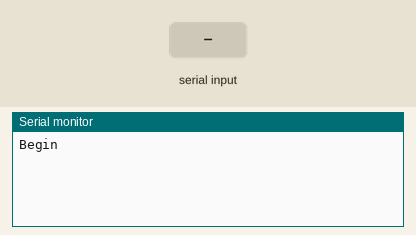
The program below on a simulated Arduino Uno, built with avr-gcc and run on an emulated ATmega328P. On the bench: the last lines printed to the serial monitor. The test bench sets the inputs (shaded band).

Above: at 1.2 s.
1.3 s: "<90,45,200>" received over Serial
At 2.5 s:
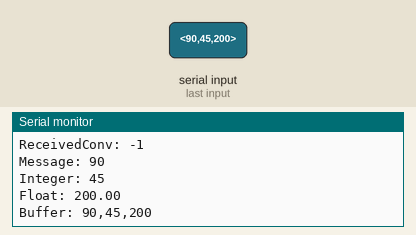
2.8 s: "<90,45>" received over Serial
At 3.7 s:
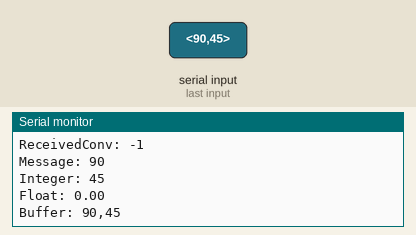
4.3 s: "<5>" received over Serial
At 4.9 s:
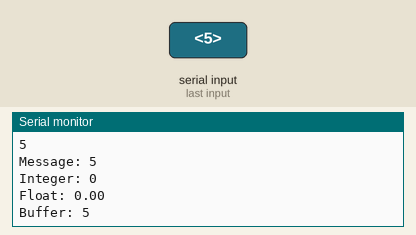
5.8 s: "<90>" received over Serial
At 7.2 s:
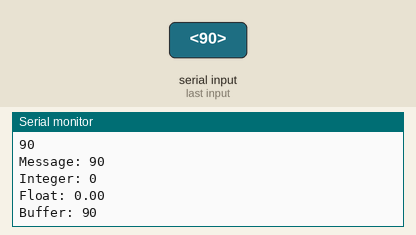

The program:

main.cpp
```cpp
#include <Arduino.h>
void ReceiveSerial();
void ParseSerialData();
void DisplaySerial();
int32_t SerialBufferToInt();
int32_t DecimalPower(int32_t power);

constexpr uint8_t g_kBufferSize=32;
char g_bufferInput[g_kBufferSize] = {0};
char g_bufferAux[g_kBufferSize] = {0};
char g_serialMessage[g_kBufferSize] = {0};
bool g_hasSerialReceived = false;
bool g_isSerialReceiving = false;
int g_serialInteger = 0;
float g_serialFloat = 0.0;

void setup() {
  Serial.begin(115200);
  Serial.println("Begin");
}

void loop() {
  ReceiveSerial();
  ParseSerialData();
  DisplaySerial();
}

void ReceiveSerial() {
  static uint8_t buffer_index = 0;
  static constexpr char kStartMarker = '<';
  static constexpr char kStopMarker = '>';
  char received_byte = 0;

  if (!Serial.available()) return;
  while (Serial.available() && !g_hasSerialReceived) {
    received_byte = Serial.read();
    if (received_byte == kStartMarker && !g_isSerialReceiving) {
      g_isSerialReceiving = true;
      buffer_index = 0;
      continue;
    }
    if (buffer_index >= g_kBufferSize) {
      buffer_index = g_kBufferSize - 1;
      g_bufferInput[buffer_index] = '\0';
      g_hasSerialReceived = true;
      g_isSerialReceiving = false;
      buffer_index=0;
      return;
    }
    if (received_byte == kStopMarker && g_isSerialReceiving) {
      g_hasSerialReceived = true;
      g_isSerialReceiving = false;
      g_bufferInput[buffer_index] = '\0';
      buffer_index = 0;
      return;
    }

    if (!g_isSerialReceiving) continue;
    g_bufferInput[buffer_index] = received_byte;
    buffer_index++;
  }
}

int32_t SerialBufferToInt(){
  int decimalPos = 0;
  int32_t sum = 0;
  for (; decimalPos < g_kBufferSize; ++decimalPos) {
    if (g_bufferInput[decimalPos] == '\0') {--decimalPos; break;}
    if (g_bufferInput[decimalPos] < '0' || g_bufferInput[decimalPos] > '9') return -1;
  }
  for (int i = 0; i <= decimalPos; i++) {
    sum += (g_bufferInput[i] -'0') * DecimalPower(decimalPos-i);
    Serial.print("Sum: "); Serial.println(sum);
  }
  return sum;
}

void ParseSerialData(){
  if(!g_hasSerialReceived) return;
  strncpy(g_bufferAux, g_bufferInput, g_kBufferSize);
  char* parsingIndex = strtok(g_bufferAux, ",");
  strncpy(g_serialMessage, parsingIndex, g_kBufferSize);

  parsingIndex = strtok(NULL, ",");
  g_serialInteger = atoi(parsingIndex);

  parsingIndex = strtok(NULL, ",");
  g_serialFloat = atof(parsingIndex);
}

void DisplaySerial() {
  if (!g_hasSerialReceived) return;
  g_hasSerialReceived = false;
  Serial.print("ReceivedConv: "); Serial.println(SerialBufferToInt());
  Serial.print("Message: "); Serial.println(g_serialMessage);
  Serial.print("Integer: "); Serial.println(g_serialInteger);
  Serial.print("Float: ");  Serial.println(g_serialFloat);
  Serial.print("Buffer: "); Serial.println(g_bufferInput);
}

int32_t DecimalPower(int32_t exponent){
  int32_t result =1;
  for (int i = 0; i < exponent; i++) {
    result *= 10;
  }
  return result;
}
```

Measured:
- after the input at 1.3 s, the serial monitor: prints a new line at once (image 1)
- after the input at 2.8 s, the serial monitor: prints a new line at once (image 2)
- after the input at 4.3 s, the serial monitor: prints a new line at once (image 3)
- after the input at 5.8 s, the serial monitor: prints a new line at once (image 4)
